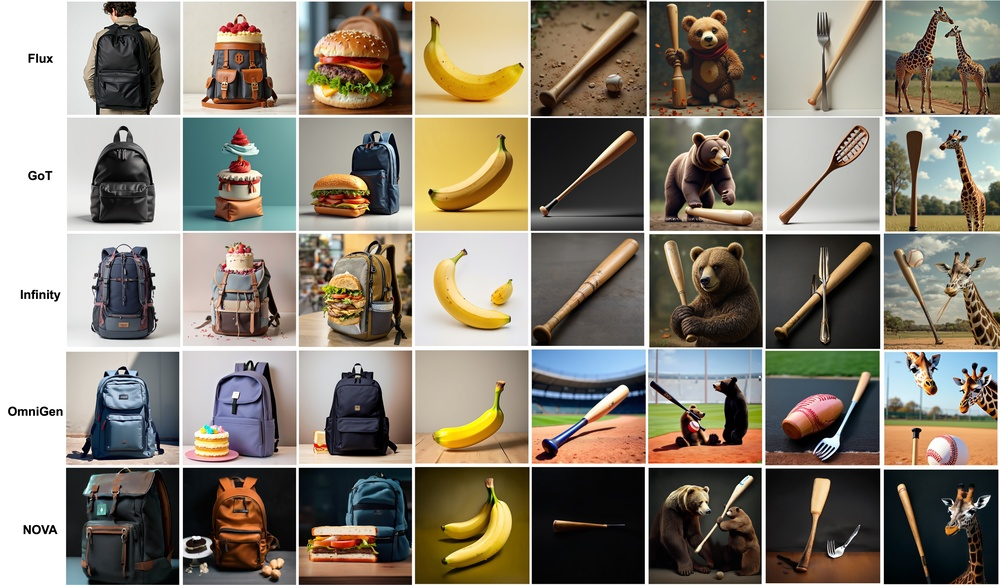
#> input picture .research/2505.14359-src/fig/evalgen.jpg, 1000 x 585 px, shrunk from 6677 x 3905 before the run; its folder holds only this picture in this run
$ python -i lowlevel.py   (imports and definitions only)
#> lines starting #> are read from the running program, lines starting #| are printed output that depends on the picture
"""The three low-level forensic features carried forward from the feature study.

Prior results these must reproduce (step 4 gate in docs/PLAN.md):

    feature                    clean AUROC (95% CI)     worst official transform
    wavelet_hf_kurtosis        0.654 (0.575-0.726)      0.612 @ 0.25x resize
    residual_kurtosis          0.674 (0.596-0.736)      0.618 @ 0.25x resize
    phase_neighbor_coherence   0.624 (0.536-0.696)      0.597 @ blur sigma=1

Median values reported there: wavelet_hf_kurtosis 15.45 (AIGC) vs 11.96 (authentic);
residual_kurtosis 7.49 vs 4.99. Those medians are the calibration target -- they pin
down the two conventions the prose leaves open (excess vs Pearson kurtosis, and which
subband set is pooled), so `selftest_medians()` below is how we tell whether our
implementation is the same one those AUROCs came from.

The four shortcut-failing features from that study (wavelet_level2_ratio, fft_mid_energy,
fft_spectral_entropy, fft_high_energy) are deliberately NOT implemented here. They are
audit probes only and live in acai/audit.py -- keeping them out of this module makes it
structurally impossible to feed them to a model by accident.

Every feature is computed on the *post-transform* image, because that is the image the
deployed detector actually sees.
"""
from __future__ import annotations

import numpy as np
import pywt
from scipy.ndimage import gaussian_filter, uniform_filter

FEATURES = ("wavelet_hf_kurtosis", "residual_kurtosis", "phase_neighbor_coherence")

# Kurtosis convention: Fisher (excess, normal == 0.0) is scipy's default and is what the
# reported medians (15.45 / 11.96 / 7.49 / 4.99) are consistent with -- Pearson would put
# these ~3 higher. selftest_medians() re-checks this against real data rather than trusting
# the inference.
EXCESS = True

# Luma weights: Rec.601, matching the colour op in acai/transforms.py so the two modules
# do not disagree about what "grey" means.
_LUMA = np.array([0.299, 0.587, 0.114], dtype=np.float32)


def to_luma(a: np.ndarray) -> np.ndarray:
    """float32 RGB [0,1] or uint8 HxWx3 -> float32 luma [0,1]."""
    a = np.asarray(a)
    if a.dtype == np.uint8:
        a = a.astype(np.float32) / 255.0
    if a.ndim == 2:
        return a.astype(np.float32)
    return (a[..., :3] * _LUMA).sum(-1).astype(np.float32)


# [41 lines left out: functions _kurtosis, wavelet_hf_kurtosis, residual_kurtosis, not called in this run]


def phase_neighbor_coherence(luma: np.ndarray) -> float:
    """Local organisation between neighbouring Fourier phases.

    Circular coherence |<exp(i d_phi)>| over horizontally- and vertically-adjacent
    frequency bins. Circular, not linear, because phase lives on a circle: a plain mean
    of phase differences would treat -pi and +pi as maximally distant when they are
    identical.

    Sign convention is frozen to the discovery direction: AIGC images had *lower*
    coherence, so this feature is negatively oriented and the scorer must not silently
    flip it. The prior study also found this feature only weakly correlated with the two
    kurtoses (rho ~ -0.21..-0.25), which is the entire reason it is kept despite being
    the weakest of the three.
    """
    f = np.fft.fft2(luma - luma.mean())
    ph = np.angle(np.fft.fftshift(f))
    dh = np.exp(1j * (ph[:, 1:] - ph[:, :-1]))
    dv = np.exp(1j * (ph[1:, :] - ph[:-1, :]))
    return float(abs(np.concatenate([dh.ravel(), dv.ravel()]).mean()))


# [6 lines left out: function feature_vector, not called in this run]


# ------------------------------------------------- dense (per-patch) features for H2

def feature_maps(img: np.ndarray, patch: int = 16, window: int = 32) -> np.ndarray:
    """Per-patch feature maps aligned to DINOv3's patch grid -> (3, H/patch, W/patch).

    `window` > `patch` on purpose. A 16x16 patch holds 256 samples, and a fourth-moment
    estimator on 256 samples is badly noisy -- tile-level kurtosis would be mostly
    estimator variance. Using a 32x32 window at stride 16 gives each patch 4x the samples
    while still producing exactly one vector per DINOv3 token. Overlap is a feature here,
    not a bug: neighbouring tokens genuinely share local statistics.

    Returned in FEATURES order so the channel axis matches `feature_vector`.
    """
    luma = to_luma(img)
    H, W = luma.shape
#> H = 585; W = 1000
    gh, gw = H // patch, W // patch
#> gh = 36; gw = 62
    pad = (window - patch) // 2
    p = np.pad(luma, pad, mode="reflect")
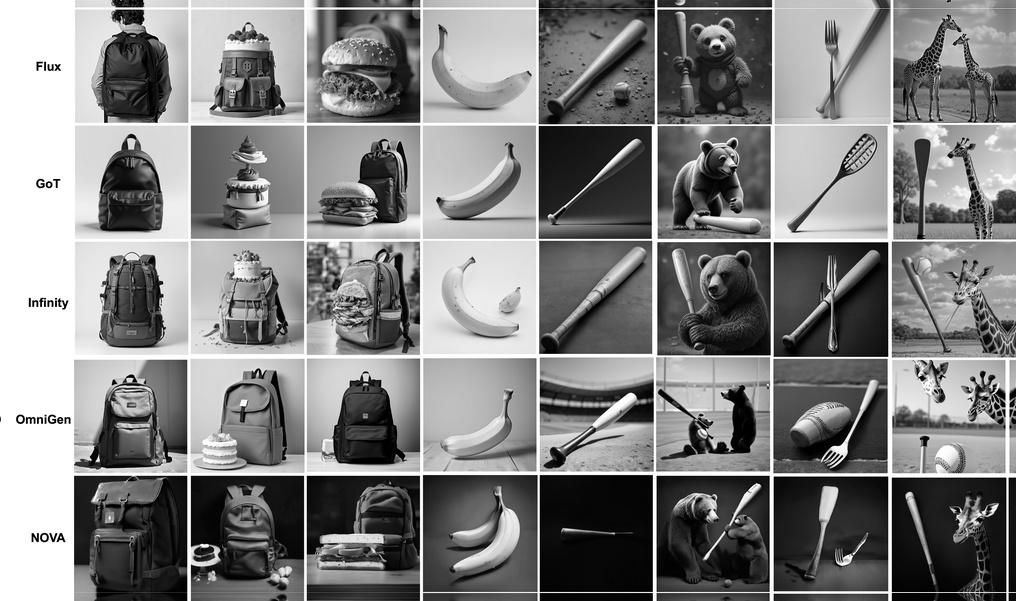
#> p: shape (601, 1016) float32; min 0, max 1, mean 0.51

    # -- residual kurtosis, and wavelet HF kurtosis, via windowed moments -------------
    res = p - gaussian_filter(p, 1.0)
    # Haar level-1 details, kept at full resolution as the three directional differences
    # so they can be windowed on the same grid as everything else.
    d_h = np.zeros_like(p); d_h[:, :-1] = p[:, 1:] - p[:, :-1]
    d_v = np.zeros_like(p); d_v[:-1, :] = p[1:, :] - p[:-1, :]
    d_d = np.zeros_like(p); d_d[:-1, :-1] = p[1:, 1:] - p[:-1, :-1]

    def windowed_kurt(x: np.ndarray) -> np.ndarray:
        """Excess kurtosis in a `window` box at every pixel, then sampled at patch centres."""
        m1 = uniform_filter(x, window, mode="reflect")
        m2 = uniform_filter(x * x, window, mode="reflect")
        c = x - m1
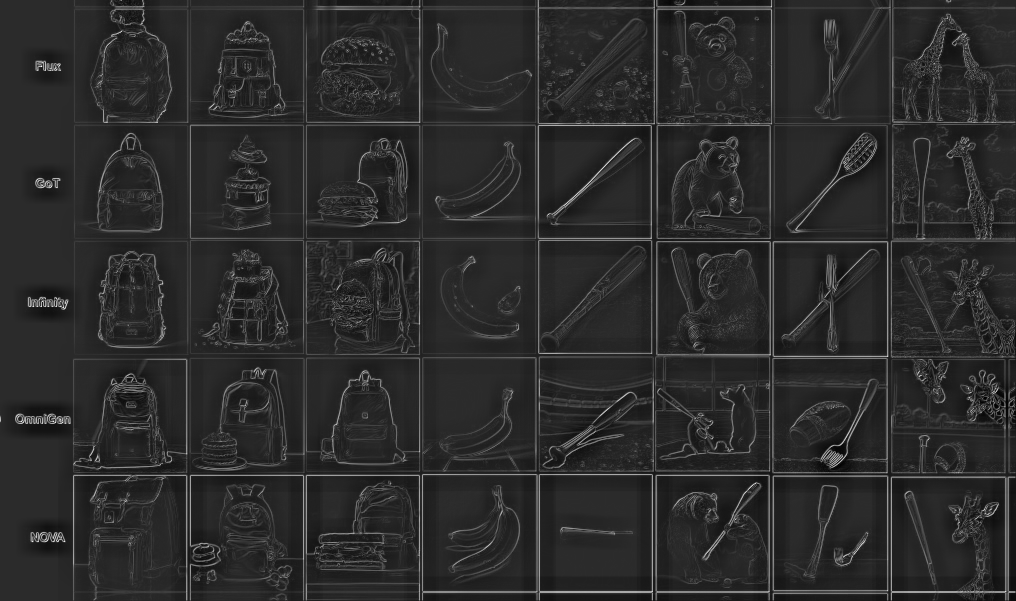
#> c: shape (601, 1016) float32; min -0.524, max 2.53, mean 0.000118; drawn with min black and max white
        var = np.maximum(m2 - m1 * m1, 0.0)
        m4 = uniform_filter(c ** 4, window, mode="reflect")
        with np.errstate(divide="ignore", invalid="ignore"):
            raw = m4 / np.maximum(var, 1e-12) ** 2
        raw = raw - 3.0 if EXCESS else raw
        k = np.where(var > 1e-12, raw, 0.0 if EXCESS else 3.0)
        # patch centres in padded coordinates
        r = pad + patch // 2 + patch * np.arange(gh)
#> r = 36 values from 16 to 576
        c_ = pad + patch // 2 + patch * np.arange(gw)
#> c_ = 62 values from 16 to 992
        return k[np.ix_(r, c_)]

    wav = windowed_kurt(np.abs(d_h) + np.abs(d_v) + np.abs(d_d))
    resid = windowed_kurt(res)
#> in windowed_kurt (call 2), `m1 = uniform_filter(x, window, mode="reflect")`:
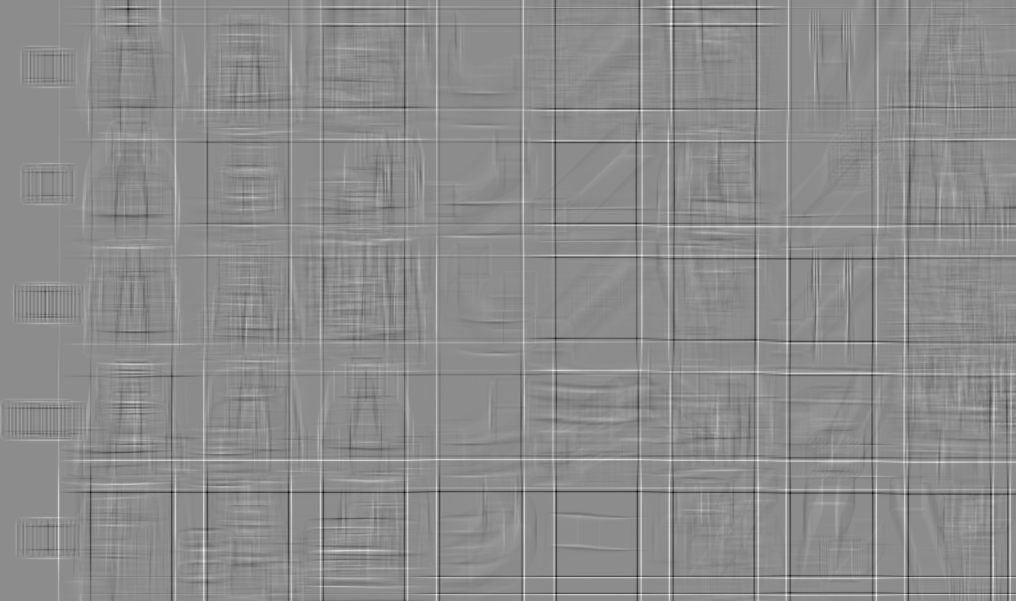
#> m1: shape (601, 1016) float32; min -0.019, max 0.0155, mean 3.54e-07; drawn with min black and max white
#> in windowed_kurt (call 2), `m2 = uniform_filter(x * x, window, mode="reflect")`:
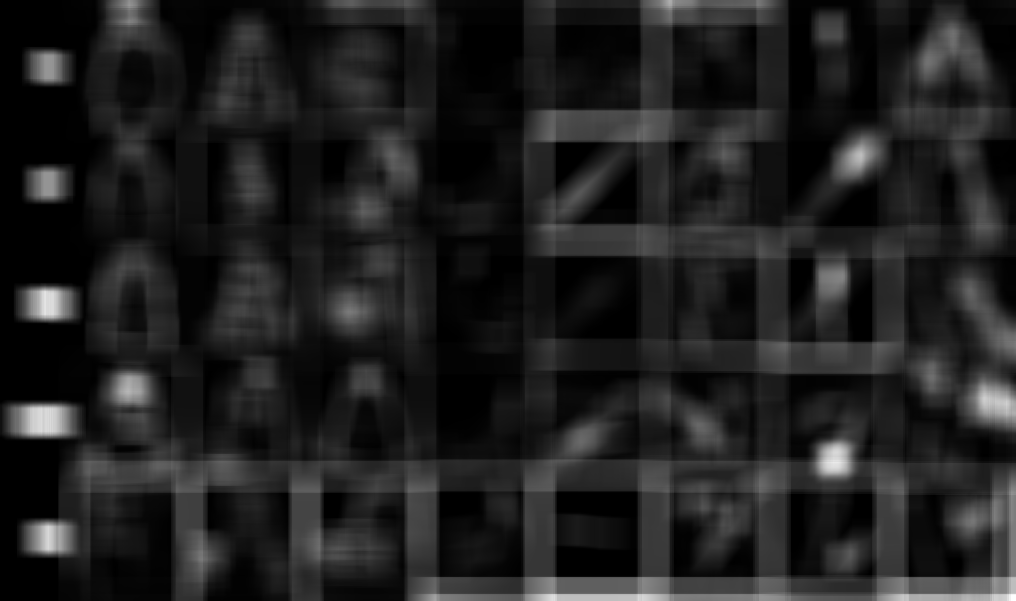
#> m2: shape (601, 1016) float32; min 0, max 0.0266, mean 0.00342; drawn with min black and max white
#> in windowed_kurt (call 2), `m4 = uniform_filter(c ** 4, window, mode="reflect")`:
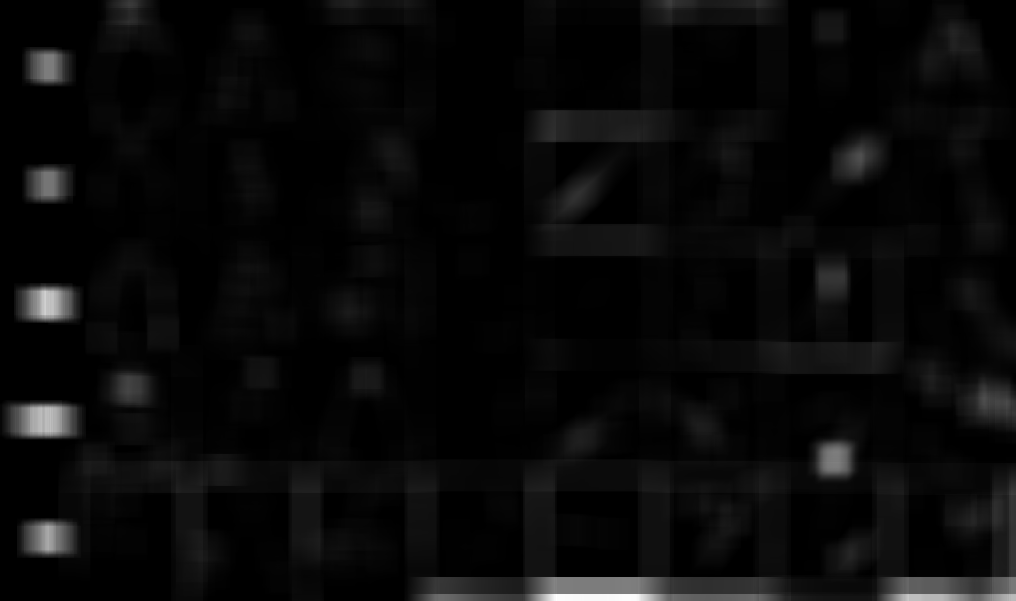
#> m4: shape (601, 1016) float32; min -1.92e-19, max 0.00415, mean 0.000161; drawn with min black and max white

    # -- phase coherence, computed per tile (FFT does not localise via box filters) ---
    coh = np.empty((gh, gw), dtype=np.float32)
    for i in range(gh):
        for j in range(gw):
            t = p[i * patch:i * patch + window, j * patch:j * patch + window]
            coh[i, j] = phase_neighbor_coherence(t)
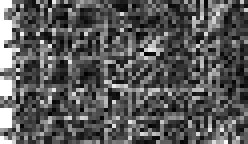
#> coh: shape (36, 62) float32 (shown 4 times larger); min 0.00556, max 1, mean 0.351
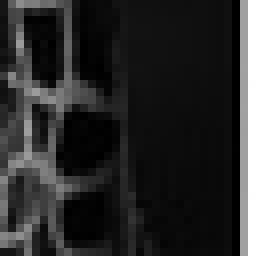
#> t: shape (32, 32) float32 (shown 8 times larger); min 0, max 1, mean 0.155

    return np.stack([wav, resid, coh]).astype(np.float32)


# ------------------------------------------------------------------------ self-test

# [11 lines left out: function selftest_medians, not called in this run]

>>> import cv2
>>> picture = cv2.imread('../../../.research/2505.14359-src/fig/evalgen.jpg', cv2.IMREAD_GRAYSCALE)
>>> result = feature_maps(picture)

$ run again, on .research/2505.14359-src/fig/bias.png
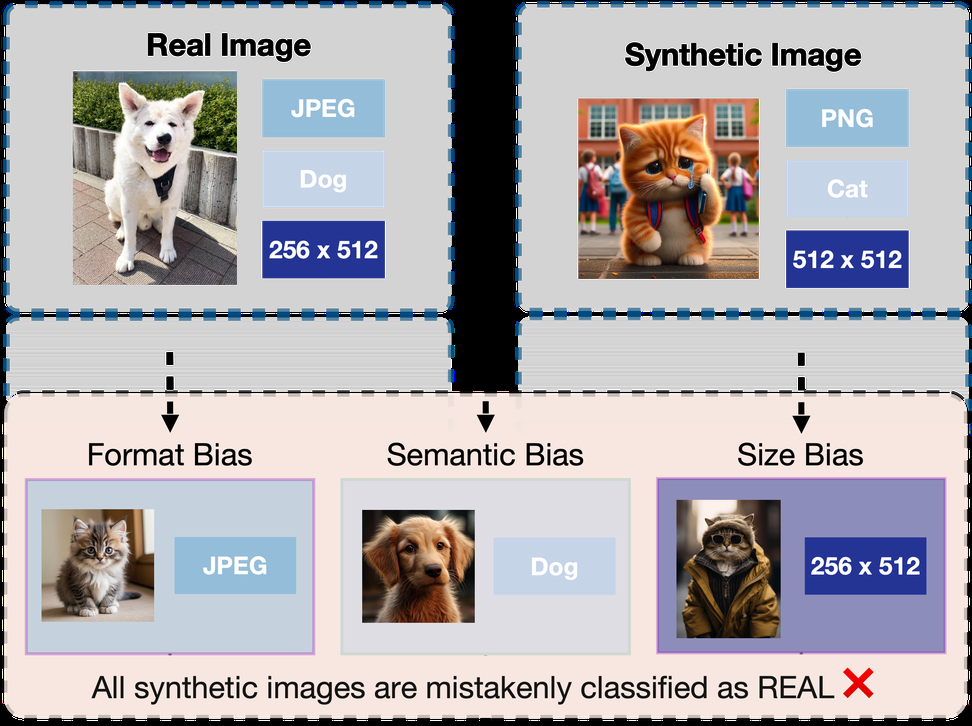
#> input picture .research/2505.14359-src/fig/bias.png, 972 x 726 px, shrunk from 2901 x 2167 before the run
#> in windowed_kurt (call 2), `m4 = uniform_filter(c ** 4, window, mode="reflect")`:
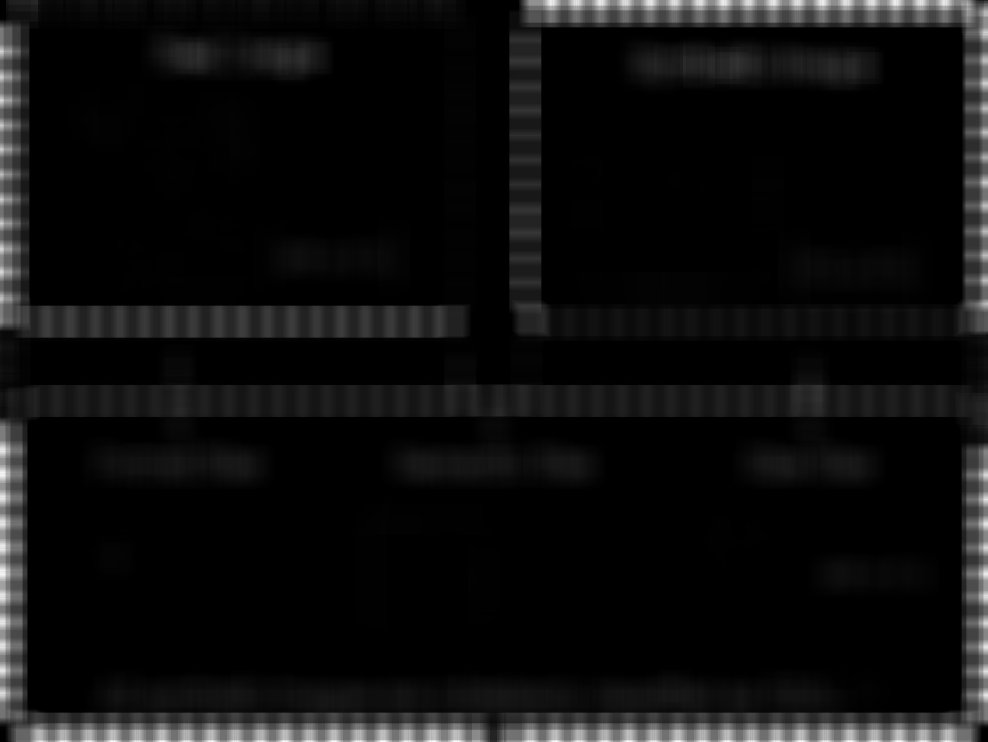
#> m4: shape (742, 988) float32; min -2.57e-18, max 0.0131, mean 0.000749; drawn with min black and max white
#> after the loop in feature_maps, `for i in range(gh):`:
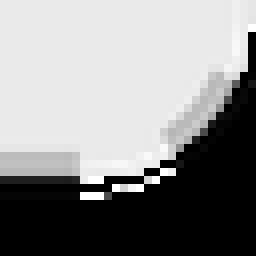
#> t: shape (32, 32) float32 (shown 8 times larger); min 0, max 1, mean 0.554
